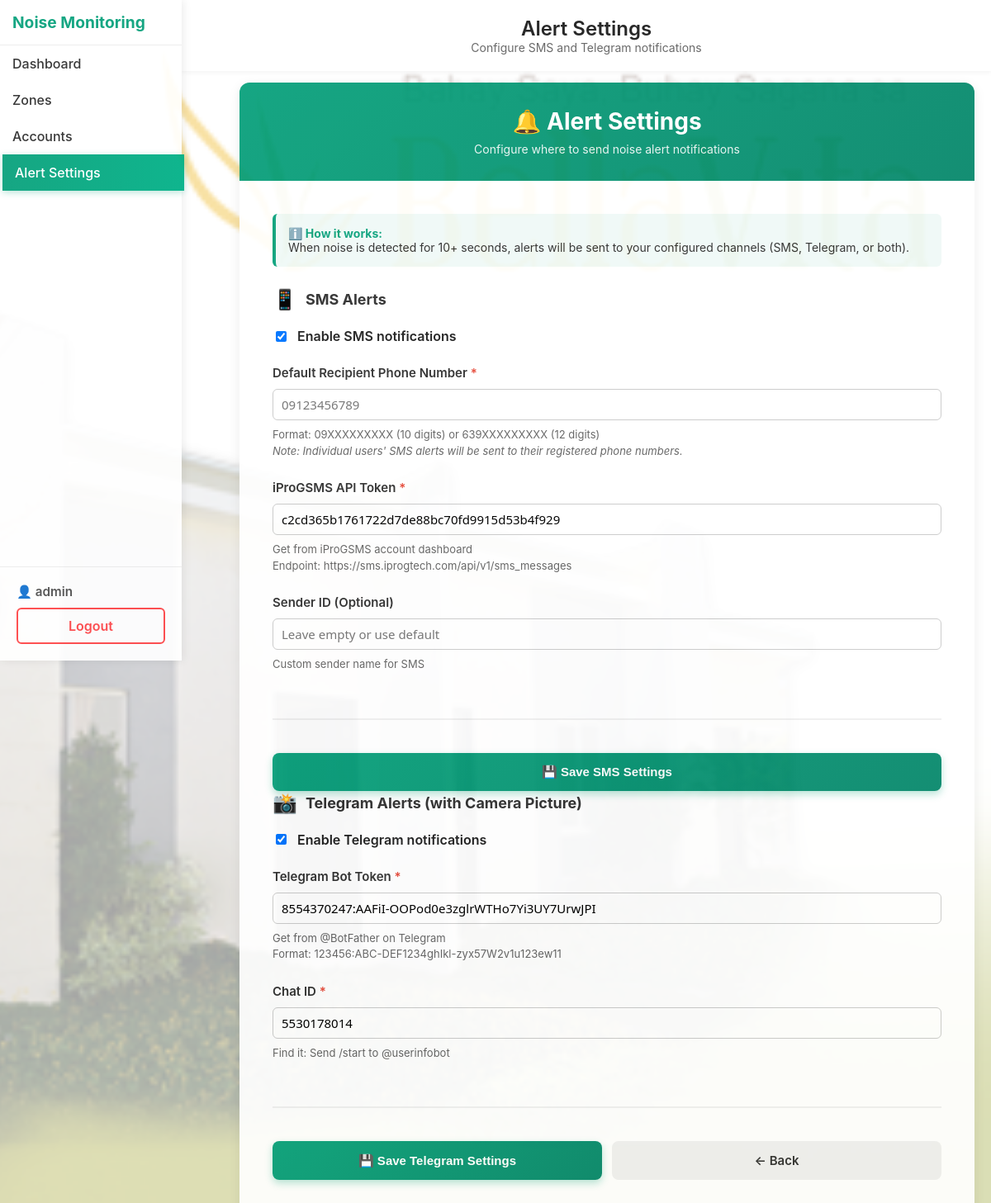
/GROUP10/alert_settings.php (signed in), run on the app's committed database.
### tables this page shows
CREATE TABLE `sms_settings` (
  `id` int(11) NOT NULL,
  `phone_number` varchar(20) NOT NULL,
  `api_key` varchar(255) NOT NULL,
  `sender_id` varchar(50) NOT NULL,
  `enabled` tinyint(1) DEFAULT 1,
  `created_at` timestamp NOT NULL DEFAULT current_timestamp(),
  `updated_at` timestamp NOT NULL DEFAULT current_timestamp() ON UPDATE current_timestamp()
);

CREATE TABLE `telegram_settings` (
  `id` int(11) NOT NULL,
  `bot_token` varchar(255) DEFAULT NULL,
  `chat_id` varchar(50) DEFAULT NULL,
  `enabled` tinyint(4) DEFAULT 0,
  `created_at` timestamp NOT NULL DEFAULT current_timestamp(),
  `updated_at` timestamp NOT NULL DEFAULT current_timestamp() ON UPDATE current_timestamp()
);

### GROUP10/sms_config.php (called while the page is built, shortened)
<?php
require_once __DIR__ . '/db.php';
function getSMSSettings() {
    global $pdo;
    try {
        $stmt = $pdo->query("SELECT * FROM sms_settings LIMIT 1");
        $result = $stmt->fetch(PDO::FETCH_ASSOC);
        if ($result) {
            return $result;
        }
        return array(
            'phone_number' => '',
            'api_key' => '',
            'sender_id' => '',
            'enabled' => 1
        );
    } catch (PDOException $e) {
        error_log("SMS Settings Error: " . $e->getMessage());
        return array(
            'phone_number' => '',
            'api_key' => '',
            'sender_id' => '',
            'enabled' => 1
        );
    }
}
?>

### GROUP10/telegram_config.php (called while the page is built, shortened)
<?php
require_once __DIR__ . '/db.php';
function getTelegramSettings() {
    global $pdo;
    try {
        $pdo->exec("
            CREATE TABLE IF NOT EXISTS telegram_settings (
                id INT PRIMARY KEY AUTO_INCREMENT,
                bot_token VARCHAR(255),
                chat_id VARCHAR(50),
                enabled TINYINT DEFAULT 0,
                created_at TIMESTAMP DEFAULT CURRENT_TIMESTAMP,
                updated_at TIMESTAMP DEFAULT CURRENT_TIMESTAMP ON UPDATE CURRENT_TIMESTAMP
            )
        ");
        $stmt = $pdo->query("SELECT * FROM telegram_settings LIMIT 1");
        $settings = $stmt->fetch(PDO::FETCH_ASSOC);
        return $settings ?: [
            'id' => 0,
            'bot_token' => '',
            'chat_id' => '',
            'enabled' => 0
        ];
    } catch (Exception $e) {
        return [
            'id' => 0,
            'bot_token' => '',
            'chat_id' => '',
            'enabled' => 0
        ];
    }
}
?>

### GROUP10/alert_settings.php (the view, shortened to what this page needs)
<?php
require_once __DIR__ . '/functions.php';
require_once __DIR__ . '/sms_config.php';
require_once __DIR__ . '/telegram_config.php';
$is_admin = $_SESSION['role'] === 'admin';
$user_phone = $_SESSION['user_phone'] ?? null;
$sms_settings = getSMSSettings();
$telegram_settings = getTelegramSettings();
?>
<!DOCTYPE html>
<html lang="en">
<head>
    <link rel="stylesheet" href="styles.css">
</head>
<body class="admin-page">
<div class="sidebar" id="sidebar">
    <div class="sidebar-brand"><span>Noise Monitoring</span></div>
    <?php if ($is_admin): ?>
        <a href="admindashboard.php" class="sidebar-link">Dashboard</a>
        <a href="zones.php" class="sidebar-link">Zones</a>
        <a href="logs.php" class="sidebar-link">Accounts</a>
        <a href="alert_settings.php" class="sidebar-link active">Alert Settings</a>
    <?php endif; ?>
    <div class="sidebar-bottom">
        <span class="sidebar-user">👤 <?= htmlspecialchars($_SESSION['username']) ?></span>
        <a href="#" onclick="return confirmLogout();" class="sidebar-link logout">Logout</a>
    </div>
</div>
<header>
    <div class="brand-wrapper">
        <div class="brand">
            <div class="brand-text">
                <div class="brand-name">Alert Settings</div>
                <div class="brand-sub">Configure SMS and Telegram notifications</div>
            </div>
        </div>
    </div>
</header>
<div class="settings-container">
    <div class="settings-card">
        <div class="card-header">
            <h2>🔔 Alert Settings</h2>
            <p>Configure where to send noise alert notifications</p>
        </div>
        <div class="card-body">
            <div class="info-box">
                <strong>ℹ️ How it works:</strong><br>
                When noise is detected for 10+ seconds, alerts will be sent to your configured channels (SMS, Telegram, or both).
            </div>
            <form method="POST">
                <div class="settings-section">
                    <div class="section-title">
                        <span>📱</span> SMS Alerts
                    </div>
                    <?php if (!$is_admin): ?>
                        <div class="info-box">
                            <strong>ℹ️ SMS Recipient:</strong><br>
                            Your SMS alerts will be sent to your registered phone number: <strong><?= htmlspecialchars($user_phone ?? 'Not set') ?></strong>
                        </div>
                    <?php else: ?>
                        <div class="form-group-checkbox">
                            <input type="checkbox" id="sms_enabled" name="sms_enabled"
                                   <?= $sms_settings['enabled'] ?? 0 ? 'checked' : '' ?>>
                            <label for="sms_enabled" style="margin: 0; font-weight: 600;">Enable SMS notifications</label>
                        </div>
                        <div class="form-group">
                            <label for="phone_number">
                                Default Recipient Phone Number <span class="required-mark">*</span>
                            </label>
                            <input type="text" id="phone_number" name="phone_number"
                                   value="<?= htmlspecialchars($sms_settings['phone_number']) ?>"
                                   placeholder="09123456789">
                            <div class="help-text">
                                Format: 09XXXXXXXXX (10 digits) or 639XXXXXXXXX (12 digits)<br>
                                <em>Note: Individual users' SMS alerts will be sent to their registered phone numbers.</em>
                            </div>
                        </div>
                        <div class="form-group">
                            <label for="api_key">
                                iProGSMS API Token <span class="required-mark">*</span>
                            </label>
                            <input type="text" id="api_key" name="api_key"
                                   value="<?= htmlspecialchars($sms_settings['api_key']) ?>"
                                   placeholder="Paste your API Token here">
                            <div class="help-text">
                                Get from iProGSMS account dashboard<br>
                                Endpoint: https://sms.iprogtech.com/api/v1/sms_messages
                            </div>
                        </div>
                        <div class="form-group">
                            <label for="sender_id">Sender ID (Optional)</label>
                            <input type="text" id="sender_id" name="sender_id"
                                   value="<?= htmlspecialchars($sms_settings['sender_id']) ?>"
                                   placeholder="Leave empty or use default">
                            <div class="help-text">Custom sender name for SMS</div>
                        </div>
                    <?php endif; ?>
                </div>
                <?php if ($is_admin): ?>
                <div class="btn-group">
                    <button type="submit" name="submit_sms" class="btn btn-save">💾 Save SMS Settings</button>
                </div>
                <?php endif; ?>
            </form>
            <?php if ($is_admin): ?>
            <form method="POST">
                <div class="settings-section">
                    <div class="section-title">
                        <span>📸</span> Telegram Alerts (with Camera Picture)
                    </div>
                    <div class="form-group-checkbox">
                        <input type="checkbox" id="telegram_enabled" name="telegram_enabled"
                               <?= $telegram_settings['enabled'] ?? 0 ? 'checked' : '' ?>>
                        <label for="telegram_enabled" style="margin: 0; font-weight: 600;">Enable Telegram notifications</label>
                    </div>
                    <div class="form-group">
                        <label for="bot_token">
                            Telegram Bot Token <span class="required-mark">*</span>
                        </label>
                        <input type="text" id="bot_token" name="bot_token"
                               value="<?= htmlspecialchars($telegram_settings['bot_token']) ?>"
                               placeholder="Paste your bot token here">
                        <div class="help-text">
                            Get from @BotFather on Telegram<br>
                            Format: 123456:ABC-DEF1234ghIkl-zyx57W2v1u123ew11
                        </div>
                    </div>
                    <div class="form-group">
                        <label for="chat_id">
                            Chat ID <span class="required-mark">*</span>
                        </label>
                        <input type="text" id="chat_id" name="chat_id"
                               value="<?= htmlspecialchars($telegram_settings['chat_id']) ?>"
                               placeholder="Your Telegram chat ID">
                        <div class="help-text">
                            Find it: Send /start to @userinfobot
                        </div>
                    </div>
                </div>
                <div class="btn-group">
                    <button type="submit" name="submit_telegram" class="btn btn-save">💾 Save Telegram Settings</button>
                    <a href="admindashboard.php" class="btn btn-back">← Back</a>
                </div>
            </form>
            <?php else: ?>
            <div class="btn-group">
                <a href="userdashboard.php" class="btn btn-back">← Back to Dashboard</a>
            </div>
            <?php endif; ?>
        </div>
    </div>
</div>
</body>
</html>

### GROUP10/styles.css (style rules this page uses)
body { font-family: "Inter", Arial, sans-serif; margin: 0; padding: 0; background: #fafafa; color: #222; }
.topbar, header { position: fixed; top: 0; left: 220px; right: 0; padding: 20px; background: white; box-shadow: 0 2px 6px rgba(0,0,0,0.05); text-align: center; z-index: 50; box-sizing: border-box; }
.brand-wrapper { display: flex; justify-content: center; align-items: center; width: 100%; }
.brand { display: flex; justify-content: center; align-items: center; gap: 15px; flex-direction: column; }
.brand-text { text-align: center; }
.topbar h1, header .brand-name { margin: 0; font-size: 24px; font-weight: 600; color: #222; }
.brand-sub { font-size: 14px; color: #666; margin: 0; }
.sidebar { position: fixed; top: 0; left: 0; width: 220px; height: 100vh; background: #ffffff; box-shadow: 2px 0 10px rgba(0, 0, 0, 0.08); display: flex; flex-direction: column; padding: 0; z-index: 100; transition: all 0.3s ease; box-sizing: border-box; }
.sidebar-brand { display: flex; align-items: center; padding: 15px; gap: 12px; font-weight: 700; font-size: 1.2em; color: #0fa47f; border-bottom: 1px solid #eee; flex-shrink: 0; }
.sidebar-link { display: flex; align-items: center; justify-content: flex-start; padding: 12px 15px; color: #333; text-decoration: none; font-weight: 500; margin: 0; transition: all 0.25s ease; white-space: nowrap; box-sizing: border-box; }
.sidebar-link:hover, .sidebar-link.active { background: linear-gradient(90deg, #0fa47f, #08b38b); color: #fff; transform: translateX(3px); box-shadow: 0 2px 8px rgba(15, 164, 127, 0.3); }
.sidebar-bottom { margin-top: auto; padding: 15px; border-top: 1px solid #eee; display: flex; flex-direction: column; gap: 10px; flex-shrink: 0; box-sizing: border-box; }
.sidebar-user { font-weight: 600; font-size: 0.95em; color: #555; }
.sidebar-link.logout { background: white; color: #ff4d4f; border: 2px solid #ff4d4f; border-radius: 6px; font-weight: 600; padding: 10px 15px; margin: 0; justify-content: center; box-sizing: border-box; }
.btn, .button { background: #0fa47f; color: white; border: none; padding: 8px 14px; border-radius: 6px; cursor: pointer; font-size: 14px; font-weight: 600; transition: 0.2s; text-decoration: none; display: inline-block; }
form input[type=text], form select, form input[type=date] { padding: 8px 10px; border-radius: 6px; border: 1px solid #ccc; margin-right: 8px; }
.admin-page { background: url('images/bg.png') no-repeat right center fixed, url('images/logo.png') no-repeat 20px 20px; background-size: cover, 120px; opacity: 0.97; position: relative; }
.admin-page::before { content: ""; position: fixed; top: 0; left: 0; width: 100%; height: 100%; background: rgba(255,255,255,0.65); z-index: -1; }
.sidebar-bottom { margin-top: auto !important; padding: 20px; }
.sidebar-link.logout { width: 100%; text-align: center; }
@media (min-width: 769px) { .sidebar { position: fixed; left: 0; width: 220px; } }

### data on the page
sms_settings: enabled "☑", api_key "c2cd365b1761722d7de88bc70fd9915d53b4f929"
telegram_settings: enabled "☑", bot_token "8554370247:AAFiI-OOPod0e3zglrWTHo7Yi3UY7UrwJPI", chat_id "5530178014"

### other printed values
$_SESSION['username'] "admin"
